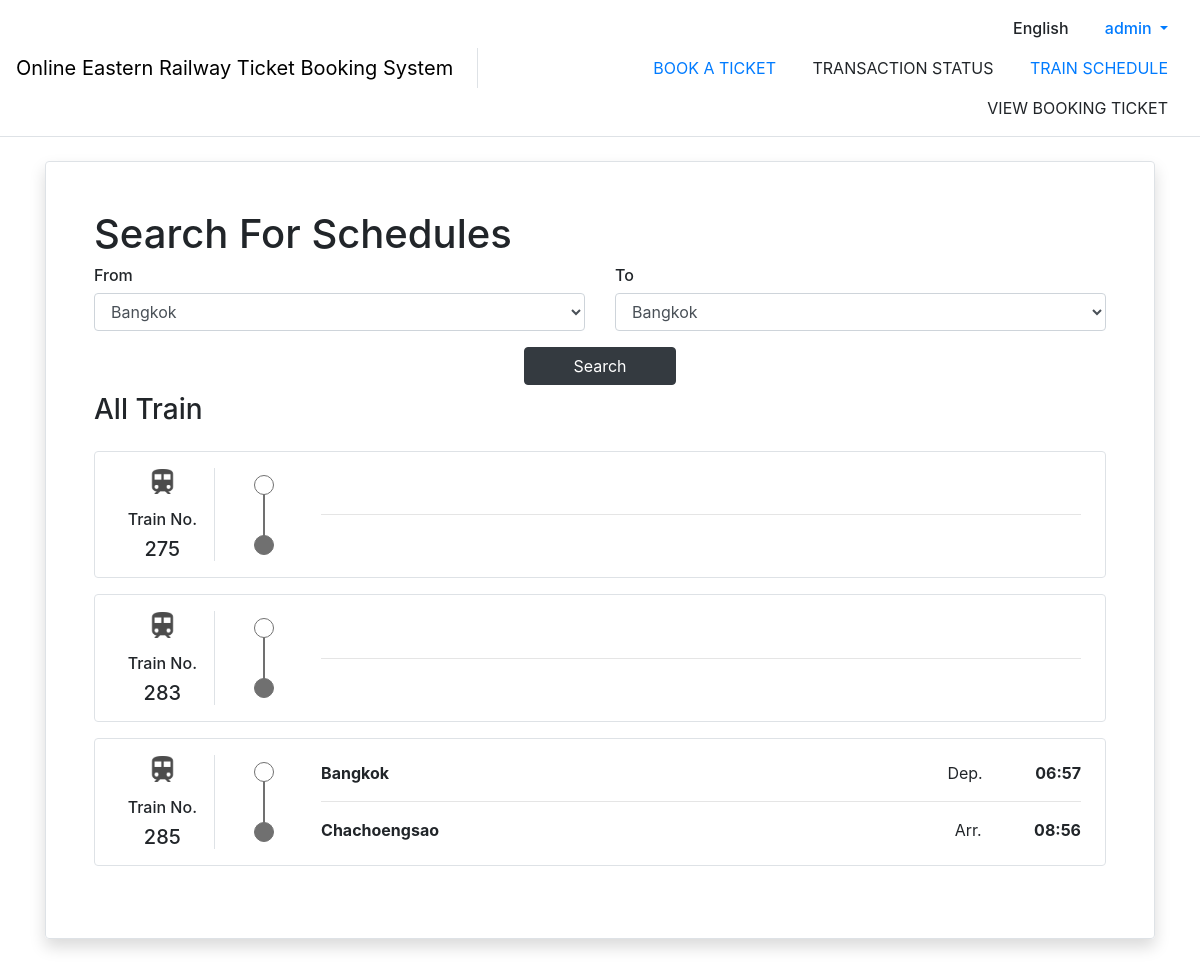
The app's page /schedule/ (signed in) with its own data.
### schedule/models.py (models this page shows)
class Train(models.Model):
    EXPRESS = 'EX'
    LOCAL = 'LC'
    train_name = models.TextField()
    trainType = (
        (EXPRESS, "Express"),
        (LOCAL, "Local")
    )
    train_type = models.TextField(
        choices=trainType,
        default=LOCAL
    )
    amount_of_passenger = models.IntegerField(null=True)

class Station(models.Model):
    station_name = models.TextField()
    english_station_name = models.TextField(null=True)

class Timetable(models.Model):
    train = models.ForeignKey(Train, on_delete=models.CASCADE)
    station = models.ForeignKey(Station, on_delete=models.CASCADE, null=True)
    arrived_time = models.TimeField(null=True)
    departed_time = models.TimeField(null=True)

### schedule/views.py (the view, shortened to what this page needs)
# urls.py: path('', views.SearchTimetable.as_view(), name="searchTimetable")
class SearchTimetable(View):
    def get(self, request):
        context = prepare_context(request, show_navbar=True)
        context['train'] = Train.objects.all()
        context['timetable'] = Timetable.objects.all()
        context['station'] = Station.objects.all()
        return render(request, 'schedule/searchTimetable.html', context=context)

### account/utils.py (called while the page is built)
def prepare_context(request, show_navbar=True):
    context = {
        'show_navbar': show_navbar
    }
    if request.user.is_authenticated:
        user = User.objects.get(username=request.user.username)
        context['current_user'] = user
    return context

### schedule/templates/schedule/searchTimetable.html (shortened to what this page needs)
{% extends "base.html" %}
{% load static %}
{% block content %}
<div class="my-4">
  <div class="w-100 rounded border shadow p-5">
    <div class="row">
      <div class="col">
        <h1>Search For Schedules</h1>
        <form class="row" action="#" method="POST">
          <div class="col-6">
            <h6>From</h6>
            <div class="form-group ml-0">
              <select class="form-control" name="from">
                {% for st in station %}
                  <option value="{{st.id}}">{{st.english_station_name}}</option>
                {% endfor %}
              </select>
            </div>
          </div>
          <div class="col-6">
            <h6>To</h6>
            <div class="form-group ml-0">
              <select class="form-control" name="to">
                {% for st in station %}
                  <option value="{{st.id}}">{{st.english_station_name}}</option>
                {% endfor %}
              </select>
            </div>
          </div>
          <button type="submit" class="btn btn-dark px-5 mx-auto">Search</button>
        </form>
        {% if schedule == null %}
        <div class="py-2">
          <div class="d-flex justify-content-between">
            <h3>All Train</h3>
          </div>
          <div id="display-schedule">
            {% for tr in train %}
            <div data-toggle="collapse" href="#collapse_{{ tr.id }}" role="button"
               aria-expanded="false" aria-controls="collapse_{{ tr.id }}" style="cursor: pointer">
              <div class="d-flex flex-wrap rounded border w-100 p-3 my-3">
                <div class="d-flex w-100 justify-content-center align-items-center">
                  <div class="border-right text-center" style="min-width: 90px;">
                    <figure class="w-25 mx-auto">
                      <img src="{% static 'image/train.png' %}" class="mx-auto img-fluid"
                          alt="Train">
                    </figure>
                    <h6>Train No.</h6>
                    <h5 class="mb-0">{{ tr.train_name }}</h5>
                  </div>
                  <div class="d-none d-md-inline-block vertical-line mx-3 mx-md-4 mx-lg-5">
                    <div class="circle d-block"></div>
                    <div class="circle d-block"></div>
                  </div>
                  <div class="d-inline-block w-100 mr-auto px-2">
                    {% for tt in timetable %}
                    {% if tr.id == tt.train_id and tt.arrived_time is None %}
                    <div class="d-block d-sm-flex justify-content-between">
                      {% for st in station %}
                      {% if tt.station_id == st.id %}
                      <span class="text-bold">{{ st.english_station_name }}</span>
                      {% endif %}
                      {% endfor %}
                      <div class="d-inline-block ml-sm-1 ml-md-auto">
                        <span class="mr-sm-3 mr-md-5">Dep.</span>
                        <span class="text-bold">{{ tt.departed_time |time:'H:i' }}</span>
                      </div>
                    </div>
                    {% endif %}
                    {% endfor %}
                    <hr>
                    {% for tt in timetable %}
                    {% if tr.id == tt.train_id and tt.departed_time is None %}
                    <div class="d-block d-sm-flex justify-content-between ">
                      {% for st in station %}
                      {% if tt.station_id == st.id %}
                      <span class="text-bold">{{ st.english_station_name }}</span>
                      {% endif %}
                      {% endfor %}
                      <div class="d-inline-block ml-sm-1 ml-md-auto">
                        <span class="mr-sm-3 mr-md-5">Arr.</span>
                        <span class="text-bold">{{ tt.arrived_time | time:'H:i' }}</span>
                      </div>
                    </div>
                    {% endif %}
                    {% endfor %}
                  </div>
                </div>
              </div>
            </div>
            {% endfor %}
          </div>
        </div>
      </div>
      {% endif %}
    </div>
  </div>
</div>
</div>
{% endblock content %}

### templates/base.html (shortened to what this page needs)
<!DOCTYPE html>
{% load static %}
<html lang="en">
<head>
  <link rel="stylesheet" type="text/css" href="{% static 'css/bootstrap.min.css'%}">
  <link rel="stylesheet" type="text/css" href="{% static 'css/bootstrap-select.min.css'%}">
  <link rel="stylesheet" type="text/css" href="{% static 'css/styles.css'%}">
</head>
<body>
  {% if show_navbar %}
  <nav class="navbar navbar-expand-lg navbar-light border-bottom">
    <div class="d-none d-lg-flex w-100 justify-content-center align-items-center">
      <div class="navbar-brand border-right pr-4 h-50">
        <div class="my-auto">
          <a class="d-inline-block my-auto"  href={% url 'dashboard' %} style="text-decoration: none; color: black;">Online Eastern Railway Ticket Booking System </a>
        </div>
      </div>
      <div class="text-right w-100">
        <div class="row align-content-right">
          <div class="col" style="font-weight: 500;">
            <a class="nav-link d-inline-block">English</a>
            {% if request.user.is_authenticated %}
              <div class="nav-item dropdown d-inline-block">
                <a class="nav-link dropdown-toggle" href="#" id="profileDropdown" role="button" data-toggle="dropdown" aria-haspopup="true" aria-expanded="false">
                  {% if user.first_name and user.last_name %}
                    {{ user.first_name }} {{ user.last_name }}
                  {% else %}
                    {{ user.username}}
                  {% endif %}
                </a>
              </div>
            {% else %}
              <a class="nav-link d-inline-block" href={% url 'login'%}>Login</a>
            {% endif %}
          </div>
        </div>
        <div class="row align-content-right">
          <div class="col text-uppercase">
            <a class="nav-link d-inline-block" href={% url 'searchSchedules' %}>BOOK A TICKET</a>
            <a class="nav-link d-inline-block">TRANSACTION STATUS</a>
            <a class="nav-link d-inline-block" href={% url 'searchTimetable' %}>TRAIN SCHEDULE</a>
            <a class="nav-link d-inline-block">VIEW BOOKING TICKET</a>
          </div>
        </div>
      </div>
    </div>
  </nav>
  {% endif %}
  <div id="content" class="container appear-fade-start">
    {% block content %}
    {% endblock content %}
</body>
</html>

### static/css/styles.css (style rules this page uses)
body { font-family: -apple-system, BlinkMacSystemFont, "Segoe UI", Roboto, "Sarabun", "Helvetica Neue", Arial, "Noto Sans", sans-serif, "Apple Color Emoji", "Segoe UI Emoji", "Segoe UI Symbol", "Noto Color Emoji" !important; }
.appear-fade-start { opacity: 0; animation: appear-fade 0.25s ease-out 0.1s 1 forwards; }
.text-bold { font-weight: bold; }

### records on screen
Train: train_name "275"
Train: train_name "283"
Train: train_name "285"
Timetable: departed_time "06:57"
Station: english_station_name "Bangkok"
Timetable: arrived_time "08:56"
Station: english_station_name "Chachoengsao"

### other values on screen
{{ user.username }} "admin"
form field from "Bangkok"
form field to "Bangkok"
